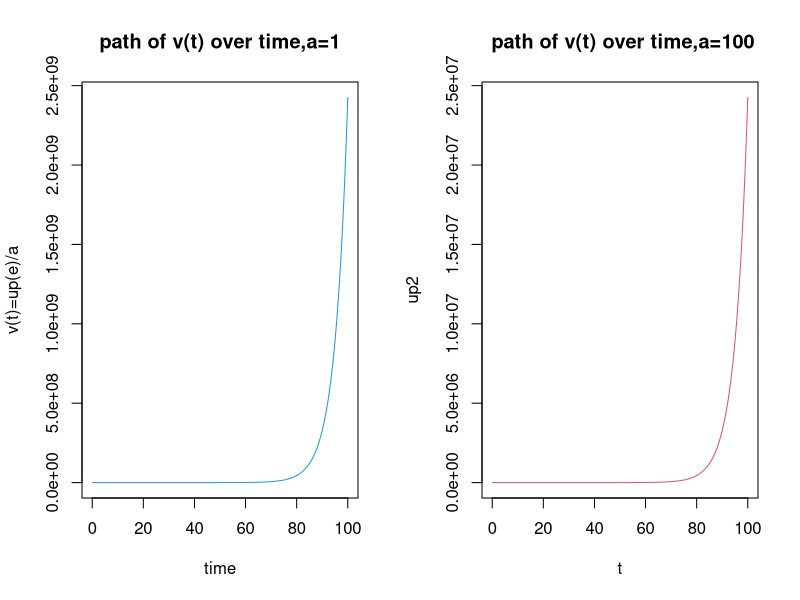
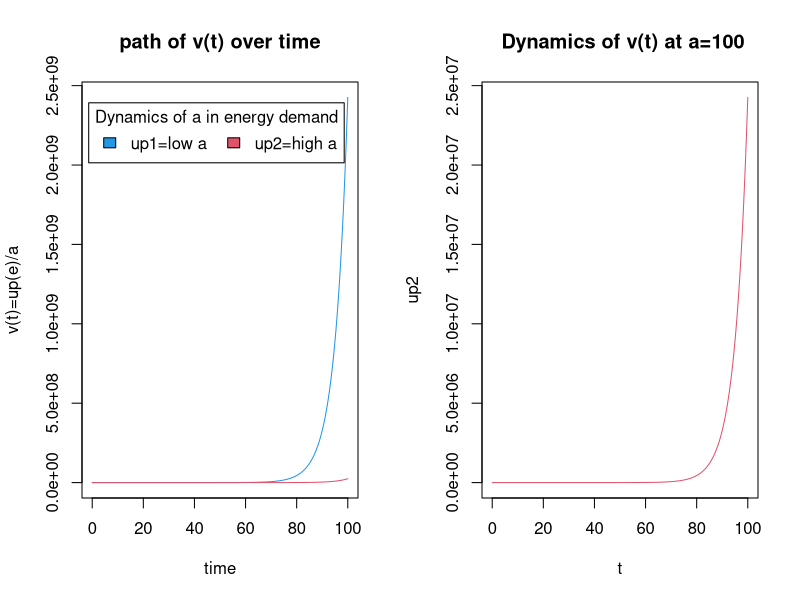
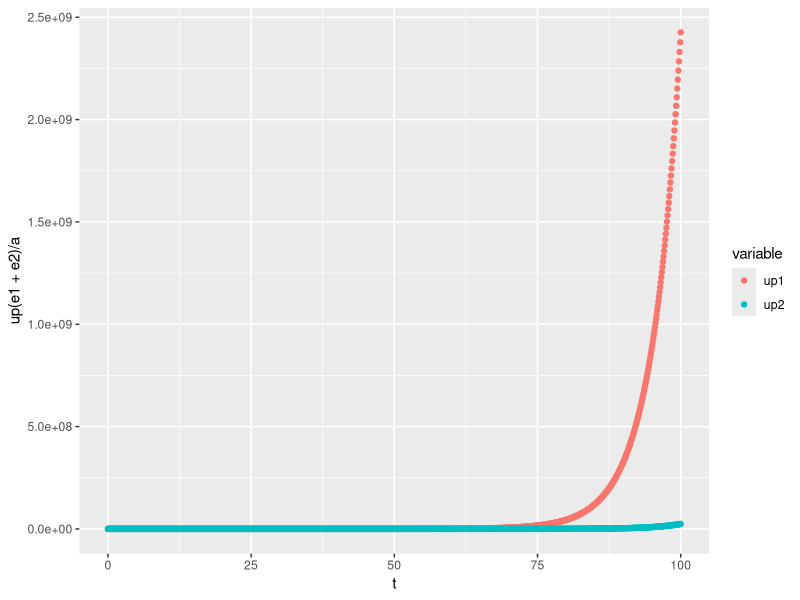

Generate these figures, in order, with R:
rm(list=ls())

t=seq(0,100,0.1)
p=5*exp(0.2*t)
up1=1*10+p
up2=(100*10+p)/100


par(mfrow=c(1,2))

plot(t,up1,type='l',main="path of v(t) over time,a=1",
     col=4,ylab="v(t)=up(e)/a",xlab="time")

plot(t,up2,type='l',main=" path of v(t) over time,a=100",col=2)






plot(t,up1,type='l',main="path of v(t) over time",
     col=4,ylab="v(t)=up(e)/a",xlab="time")

lines(t,up2,type='l',main="a=100",col=2)

legend("topright", inset=.05, title="Dynamics of a in energy demand",
       c("up1=low a","up2=high a"), fill=c("4","2"), horiz=TRUE)

plot(t,up2,type='l',main=" Dynamics of v(t) at a=100",col=2)




library(ggplot2)
df <- data.frame(t, up1, up2)
ggplot(df, aes(t, y = up(e1+e2)/a, color = variable)) + 
  geom_point(aes(y = up1, col = "up1")) + 
  geom_point(aes(y = up2, col = "up2"))



